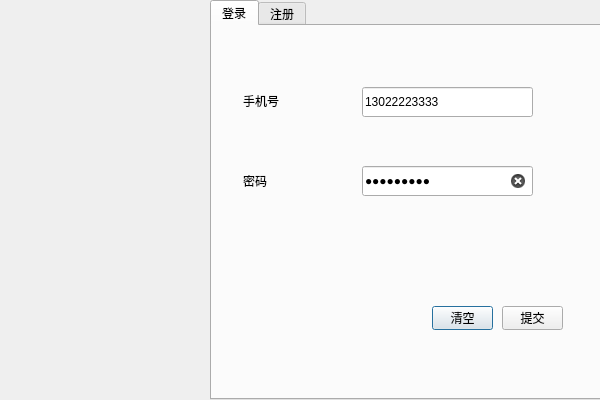
<?xml version="1.0" encoding="UTF-8"?>
<ui version="4.0">
 <class>LoginDialog</class>
 <widget class="QDialog" name="LoginDialog">
  <property name="geometry">
   <rect>
    <x>0</x>
    <y>0</y>
    <width>600</width>
    <height>400</height>
   </rect>
  </property>
  <property name="windowTitle">
   <string>Dialog</string>
  </property>
  <widget class="QTabWidget" name="tabWidget">
   <property name="geometry">
    <rect>
     <x>210</x>
     <y>0</y>
     <width>392</width>
     <height>400</height>
    </rect>
   </property>
   <property name="currentIndex">
    <number>0</number>
   </property>
   <widget class="QWidget" name="page_login">
    <attribute name="title">
     <string>登录</string>
    </attribute>
    <widget class="QPushButton" name="clear">
     <property name="geometry">
      <rect>
       <x>220</x>
       <y>280</y>
       <width>61</width>
       <height>24</height>
      </rect>
     </property>
     <property name="text">
      <string>清空</string>
     </property>
    </widget>
    <widget class="QPushButton" name="commit">
     <property name="geometry">
      <rect>
       <x>290</x>
       <y>280</y>
       <width>61</width>
       <height>24</height>
      </rect>
     </property>
     <property name="text">
      <string>提交</string>
     </property>
    </widget>
    <widget class="QLabel" name="lb_tel">
     <property name="geometry">
      <rect>
       <x>31</x>
       <y>60</y>
       <width>60</width>
       <height>30</height>
      </rect>
     </property>
     <property name="text">
      <string>手机号</string>
     </property>
    </widget>
    <widget class="QLabel" name="lb_password">
     <property name="geometry">
      <rect>
       <x>31</x>
       <y>140</y>
       <width>60</width>
       <height>30</height>
      </rect>
     </property>
     <property name="text">
      <string>密码</string>
     </property>
    </widget>
    <widget class="QLineEdit" name="le_tel">
     <property name="geometry">
      <rect>
       <x>150</x>
       <y>61</y>
       <width>171</width>
       <height>30</height>
      </rect>
     </property>
     <property name="text">
      <string>13022223333</string>
     </property>
    </widget>
    <widget class="QLineEdit" name="le_password">
     <property name="geometry">
      <rect>
       <x>150</x>
       <y>140</y>
       <width>171</width>
       <height>30</height>
      </rect>
     </property>
     <property name="text">
      <string>123456789</string>
     </property>
     <property name="echoMode">
      <enum>QLineEdit::Password</enum>
     </property>
     <property name="clearButtonEnabled">
      <bool>true</bool>
     </property>
    </widget>
   </widget>
   <widget class="QWidget" name="page_register">
    <attribute name="title">
     <string>注册</string>
    </attribute>
    <widget class="QLineEdit" name="le_password_register">
     <property name="geometry">
      <rect>
       <x>159</x>
       <y>150</y>
       <width>171</width>
       <height>30</height>
      </rect>
     </property>
     <property name="text">
      <string>123456789</string>
     </property>
     <property name="echoMode">
      <enum>QLineEdit::Password</enum>
     </property>
     <property name="clearButtonEnabled">
      <bool>true</bool>
     </property>
    </widget>
    <widget class="QPushButton" name="clear_3">
     <property name="geometry">
      <rect>
       <x>229</x>
       <y>270</y>
       <width>61</width>
       <height>24</height>
      </rect>
     </property>
     <property name="text">
      <string>清空</string>
     </property>
    </widget>
    <widget class="QLineEdit" name="le_tel_register">
     <property name="geometry">
      <rect>
       <x>159</x>
       <y>51</y>
       <width>171</width>
       <height>30</height>
      </rect>
     </property>
     <property name="toolTip">
      <string>输入11位手机号</string>
     </property>
     <property name="text">
      <string>13022223333</string>
     </property>
    </widget>
    <widget class="QLabel" name="lb_password_register">
     <property name="geometry">
      <rect>
       <x>40</x>
       <y>150</y>
       <width>60</width>
       <height>30</height>
      </rect>
     </property>
     <property name="text">
      <string>密码</string>
     </property>
    </widget>
    <widget class="QPushButton" name="commit_3">
     <property name="geometry">
      <rect>
       <x>299</x>
       <y>270</y>
       <width>61</width>
       <height>24</height>
      </rect>
     </property>
     <property name="text">
      <string>提交</string>
     </property>
    </widget>
    <widget class="QLabel" name="lb_tel_register">
     <property name="geometry">
      <rect>
       <x>40</x>
       <y>50</y>
       <width>60</width>
       <height>30</height>
      </rect>
     </property>
     <property name="text">
      <string>手机号</string>
     </property>
    </widget>
    <widget class="QLabel" name="lb_password_cofirm">
     <property name="geometry">
      <rect>
       <x>41</x>
       <y>200</y>
       <width>60</width>
       <height>30</height>
      </rect>
     </property>
     <property name="text">
      <string>确认密码</string>
     </property>
    </widget>
    <widget class="QLineEdit" name="le_password_cofirm">
     <property name="geometry">
      <rect>
       <x>160</x>
       <y>200</y>
       <width>171</width>
       <height>30</height>
      </rect>
     </property>
     <property name="text">
      <string>123456789</string>
     </property>
     <property name="echoMode">
      <enum>QLineEdit::Password</enum>
     </property>
     <property name="clearButtonEnabled">
      <bool>true</bool>
     </property>
    </widget>
    <widget class="QLabel" name="lb_noname">
     <property name="geometry">
      <rect>
       <x>41</x>
       <y>100</y>
       <width>60</width>
       <height>30</height>
      </rect>
     </property>
     <property name="text">
      <string>Num</string>
     </property>
    </widget>
    <widget class="QLineEdit" name="le_noname">
     <property name="geometry">
      <rect>
       <x>160</x>
       <y>100</y>
       <width>171</width>
       <height>30</height>
      </rect>
     </property>
     <property name="text">
      <string>00111100</string>
     </property>
    </widget>
   </widget>
  </widget>
  <widget class="QLabel" name="lb_icon">
   <property name="geometry">
    <rect>
     <x>0</x>
     <y>5</y>
     <width>208</width>
     <height>400</height>
    </rect>
   </property>
   <property name="text">
    <string/>
   </property>
   <property name="pixmap">
    <pixmap resource="../resource.qrc">:/images/rgh.png</pixmap>
   </property>
   <property name="scaledContents">
    <bool>true</bool>
   </property>
  </widget>
 </widget>
 <tabstops>
  <tabstop>le_tel_register</tabstop>
  <tabstop>le_noname</tabstop>
  <tabstop>le_password_register</tabstop>
  <tabstop>le_password_cofirm</tabstop>
  <tabstop>commit_3</tabstop>
  <tabstop>clear_3</tabstop>
  <tabstop>tabWidget</tabstop>
  <tabstop>le_tel</tabstop>
  <tabstop>le_password</tabstop>
  <tabstop>commit</tabstop>
  <tabstop>clear</tabstop>
 </tabstops>
 <resources>
  <include location="../resource.qrc"/>
 </resources>
 <connections/>
</ui>
